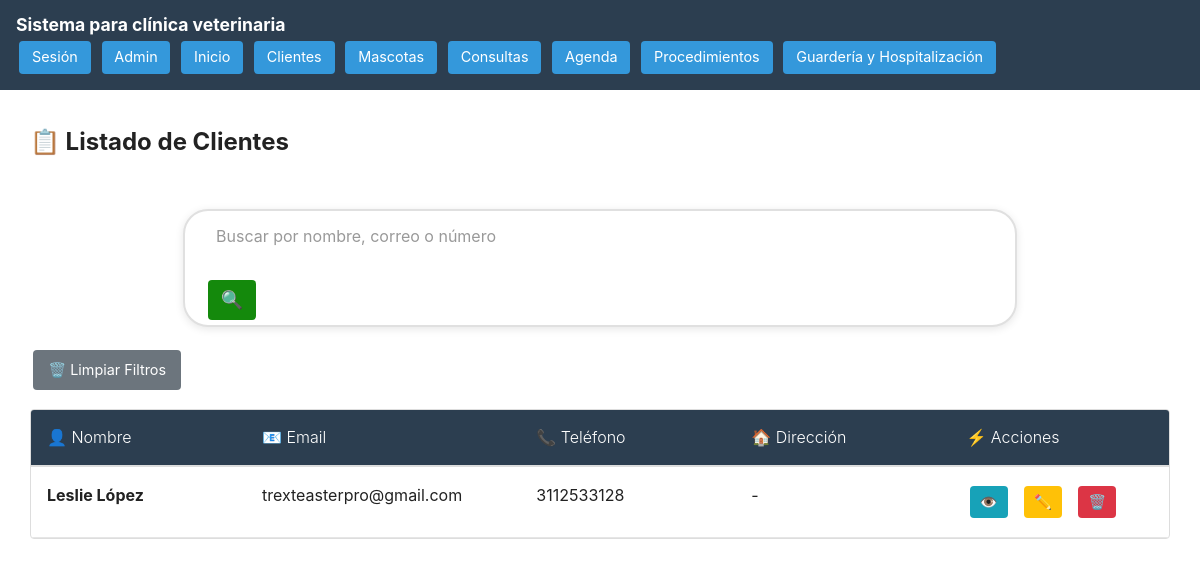
The page /ver-clientes/ (signed in) on the database its author committed.
### ClientesMascotas/models.py (models this page shows)
class Clientes(models.Model):
    nombre = models.CharField(max_length=255)
    email = models.EmailField(unique=True, blank = True)
    telefono = models.CharField(max_length=20, unique = True)
    direccion = models.TextField(blank=True)

### ClientesMascotas/views.py (the view)
# urls.py: path('ver-clientes/', views.ver_clientes, name='ver_clientes'),
@login_required
def ver_clientes(request):
    query = request.GET.get('q', '').strip().lower()  # Remove replace to keep spaces intact
    if query:
        clientes = Clientes.objects.filter(
            Q(nombre__icontains=query) |
            Q(email__icontains=query) |
            Q(telefono__icontains=query)
        )
    else:
        clientes = Clientes.objects.all()
    return render(request, 'clientesMascotas/Clientes/VerClientes.html', {'clientes': clientes})

### templates/clientesMascotas/Clientes/VerClientes.html (shortened to what this page needs)
{% extends 'base.html' %}
{% load static %}
{% block content %}
<section class="container">
    <div class="header-actions">
        <h2>📋 Listado de Clientes</h2>
    </div>
    {% include 'filtro.html' with placeholder='Buscar por nombre, correo o número' %}
    <a href="{% url 'ver_clientes' %}" class="btn-home filtro-reset">
                        🗑️ Limpiar Filtros
    </a>
    <div class="custom-table-container">
        <table class="custom-table">
            <thead>
                <tr>
                    <th>👤 Nombre</th>
                    <th>📧 Email</th>
                    <th>📞 Teléfono</th>
                    <th>🏠 Dirección</th>
                    <th>⚡ Acciones</th>
                </tr>
            </thead>
            <tbody>
                {% for cliente in clientes %}
                <tr>
                    <td><strong>{{ cliente.nombre }}</strong></td>
                    <td>{{ cliente.email|default:"-" }}</td>
                    <td>{{ cliente.telefono|default:"-" }}</td>
                    <td>{{ cliente.direccion|linebreaksbr|default:"-" }}</td>
                    <td>
                        <div class="action-buttons compact">
                            <a href="{% url 'detalle_cliente' cliente.pk %}"
                               class="btn-home"
                               style="background: #17a2b8; padding: 5px 10px;"
                               title="Ver detalles de cliente">
                                👁️
                            </a>
                            <a href="{% url 'editar_cliente' cliente.pk %}"
                               class="btn-home"
                               style="background: #ffc107; color: black; padding: 5px 10px;"
                               title="Editar cliente">
                                ✏️
                            </a>
                            <a href="{% url 'borrar_cliente' cliente.pk %}"
                               class="btn-home"
                               style="background: #dc3545; padding: 5px 10px;"
                               onclick="return confirm('¿Seguro que quieres borrar a {{ cliente.nombre }}?');"
                               title="Eliminar cliente">
                                🗑️
                            </a>
                        </div>
                    </td>
                </tr>
                {% empty %}
                <tr>
                    <td colspan="5" class="no-data">
                        No hay clientes registrados.
                    </td>
                </tr>
                {% endfor %}
            </tbody>
        </table>
    </div>
</section>
{% endblock %}

### static/styles/main.css (style rules this page uses)
:root { --brand-bg: #2c3e50; --btn-bg: #3498db; --btn-bg-hover: #2980b9; --text-on-brand: #ffffff; --btn-agr: #14890c; --btn-agr-hover: #0fda15; --btn-regresar: #e67e22; --btn-regresar-hover: #a85904; --form-bg: #fafafa; --form-border: #e0e0e0; --error-color: #d9534f; --success-color: #28a745; }
body { margin: 0; font-family: -apple-system, BlinkMacSystemFont, 'Segoe UI', Roboto, 'Helvetica Neue', Arial; line-height: 1.4; color: #222; }
.btn-home, .btn-agregar, .btn-regresar { display: inline-block; padding: 0.4rem 0.8rem; color: white; text-decoration: none; border-radius: 4px; margin: 0.2rem; border: none; cursor: pointer; font-size: 0.9rem; }
.btn-home { background: var(--btn-bg); }
.custom-table-container { overflow-x: auto; border: 1px solid #ddd; border-radius: 4px; margin-top: 1rem; }
.custom-table { width: 100%; border-collapse: collapse; table-layout: auto; }
.custom-table thead th { text-align: left; padding: 1rem 1rem; background: var(--brand-bg); color: var(--text-on-brand); font-weight: 300; border-bottom: 2px solid #ddd; white-space: normal; word-wrap: break-word; word-break: break-word; }
.custom-table tbody td { padding: 1rem 1rem; border-bottom: 1px solid #e6e6e6; vertical-align: top; word-wrap: break-word; word-break: break-word; line-height: 1.5; min-width: 150px; }
.filtro-reset { background: #6c757d; padding: 10px 15px; white-space: nowrap; }
.header-actions { display: flex; justify-content: space-between; align-items: center; margin-bottom: 30px; flex-wrap: wrap; gap: 15px; }
.action-buttons { display: flex; gap: 10px; flex-wrap: wrap; }
.container { padding: 1rem; max-width: 100%; margin: 0 auto; }
@media (min-width: 1200px) { .container { max-width: 1140px; } }

### rows shown on the page
Clientes: nombre "Leslie López", email "trexteasterpro@gmail.com", telefono "3112533128", direccion "-"
